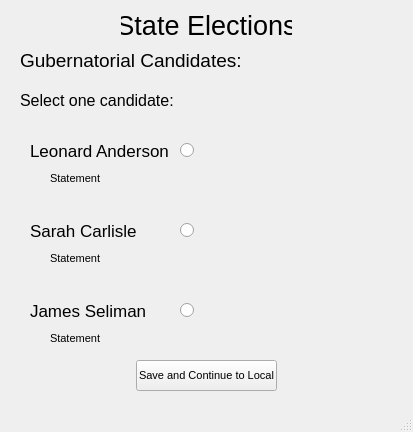
<?xml version="1.0" encoding="UTF-8"?>
<ui version="4.0">
 <class>MainWindow</class>
 <widget class="QMainWindow" name="MainWindow">
  <property name="geometry">
   <rect>
    <x>0</x>
    <y>0</y>
    <width>413</width>
    <height>432</height>
   </rect>
  </property>
  <property name="font">
   <font>
    <pointsize>8</pointsize>
   </font>
  </property>
  <property name="windowTitle">
   <string>State Elections</string>
  </property>
  <widget class="QWidget" name="centralwidget">
   <widget class="QLabel" name="pres_cand_title">
    <property name="geometry">
     <rect>
      <x>20</x>
      <y>40</y>
      <width>221</width>
      <height>41</height>
     </rect>
    </property>
    <property name="font">
     <font>
      <pointsize>14</pointsize>
     </font>
    </property>
    <property name="text">
     <string>Gubernatorial Candidates:</string>
    </property>
   </widget>
   <widget class="QLabel" name="label">
    <property name="geometry">
     <rect>
      <x>20</x>
      <y>80</y>
      <width>181</width>
      <height>41</height>
     </rect>
    </property>
    <property name="font">
     <font>
      <pointsize>12</pointsize>
     </font>
    </property>
    <property name="text">
     <string>Select one candidate:</string>
    </property>
   </widget>
   <widget class="QLabel" name="candidate03">
    <property name="geometry">
     <rect>
      <x>30</x>
      <y>130</y>
      <width>151</width>
      <height>41</height>
     </rect>
    </property>
    <property name="font">
     <font>
      <pointsize>13</pointsize>
     </font>
    </property>
    <property name="text">
     <string>Leonard Anderson</string>
    </property>
   </widget>
   <widget class="QLabel" name="candidate03_2">
    <property name="geometry">
     <rect>
      <x>30</x>
      <y>210</y>
      <width>131</width>
      <height>41</height>
     </rect>
    </property>
    <property name="font">
     <font>
      <pointsize>13</pointsize>
     </font>
    </property>
    <property name="text">
     <string>Sarah Carlisle</string>
    </property>
   </widget>
   <widget class="QLabel" name="candidate03_3">
    <property name="geometry">
     <rect>
      <x>30</x>
      <y>290</y>
      <width>131</width>
      <height>41</height>
     </rect>
    </property>
    <property name="font">
     <font>
      <pointsize>13</pointsize>
     </font>
    </property>
    <property name="text">
     <string>James Seliman</string>
    </property>
   </widget>
   <widget class="QRadioButton" name="alli_vote">
    <property name="enabled">
     <bool>true</bool>
    </property>
    <property name="geometry">
     <rect>
      <x>180</x>
      <y>140</y>
      <width>62</width>
      <height>21</height>
     </rect>
    </property>
    <property name="text">
     <string/>
    </property>
    <property name="iconSize">
     <size>
      <width>12</width>
      <height>12</height>
     </size>
    </property>
   </widget>
   <widget class="QRadioButton" name="alli_vote_2">
    <property name="enabled">
     <bool>true</bool>
    </property>
    <property name="geometry">
     <rect>
      <x>180</x>
      <y>220</y>
      <width>62</width>
      <height>21</height>
     </rect>
    </property>
    <property name="text">
     <string/>
    </property>
    <property name="iconSize">
     <size>
      <width>12</width>
      <height>12</height>
     </size>
    </property>
   </widget>
   <widget class="QRadioButton" name="alli_vote_3">
    <property name="enabled">
     <bool>true</bool>
    </property>
    <property name="geometry">
     <rect>
      <x>180</x>
      <y>300</y>
      <width>62</width>
      <height>21</height>
     </rect>
    </property>
    <property name="text">
     <string/>
    </property>
    <property name="iconSize">
     <size>
      <width>12</width>
      <height>12</height>
     </size>
    </property>
   </widget>
   <widget class="QLabel" name="label_2">
    <property name="geometry">
     <rect>
      <x>121</x>
      <y>10</y>
      <width>171</width>
      <height>31</height>
     </rect>
    </property>
    <property name="font">
     <font>
      <pointsize>20</pointsize>
     </font>
    </property>
    <property name="text">
     <string>State Elections</string>
    </property>
    <property name="alignment">
     <set>Qt::AlignCenter</set>
    </property>
   </widget>
   <widget class="QLabel" name="alli_statement">
    <property name="geometry">
     <rect>
      <x>50</x>
      <y>170</y>
      <width>71</width>
      <height>16</height>
     </rect>
    </property>
    <property name="text">
     <string>Statement</string>
    </property>
   </widget>
   <widget class="QLabel" name="alli_statement_2">
    <property name="geometry">
     <rect>
      <x>50</x>
      <y>250</y>
      <width>71</width>
      <height>16</height>
     </rect>
    </property>
    <property name="text">
     <string>Statement</string>
    </property>
   </widget>
   <widget class="QLabel" name="alli_statement_3">
    <property name="geometry">
     <rect>
      <x>50</x>
      <y>330</y>
      <width>71</width>
      <height>16</height>
     </rect>
    </property>
    <property name="text">
     <string>Statement</string>
    </property>
   </widget>
   <widget class="QPushButton" name="next_page">
    <property name="geometry">
     <rect>
      <x>136</x>
      <y>360</y>
      <width>141</width>
      <height>31</height>
     </rect>
    </property>
    <property name="text">
     <string>Save and Continue to Local</string>
    </property>
   </widget>
  </widget>
  <widget class="QMenuBar" name="menubar">
   <property name="geometry">
    <rect>
     <x>0</x>
     <y>0</y>
     <width>413</width>
     <height>17</height>
    </rect>
   </property>
  </widget>
  <widget class="QStatusBar" name="statusbar"/>
 </widget>
 <resources/>
 <connections/>
</ui>
